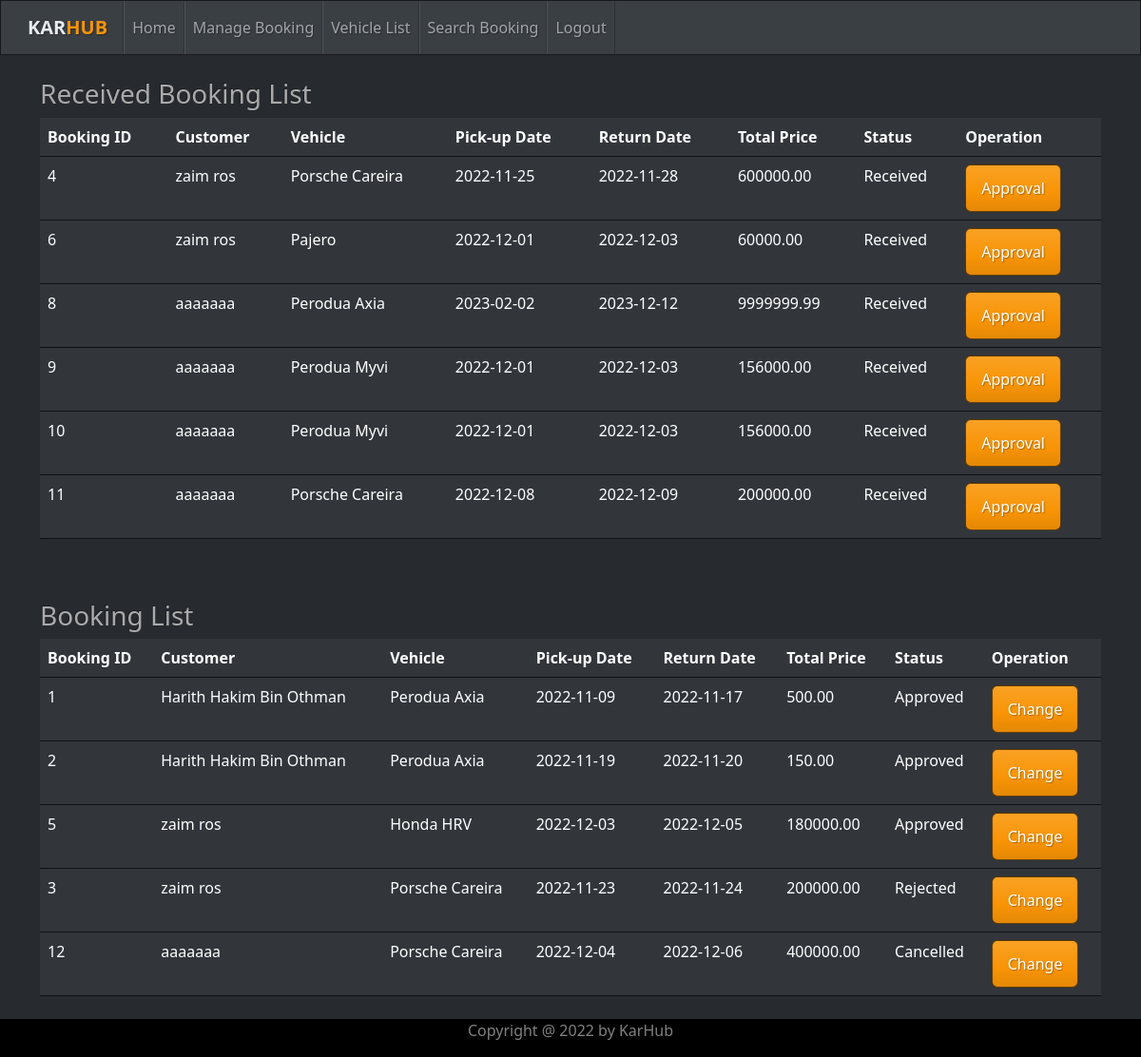
The app's page /staffview.php (signed in) with its own data.
### tables this page shows
CREATE TABLE `tb_booking` (
  `b_id` int(11) NOT NULL,
  `b_customer` varchar(20) NOT NULL,
  `b_vehicle` varchar(20) NOT NULL,
  `b_pickupdate` date NOT NULL,
  `b_returndate` date NOT NULL,
  `b_totalprice` decimal(9,2) NOT NULL,
  `b_status` int(5) NOT NULL
);

CREATE TABLE `tb_users` (
  `u_id` varchar(15) NOT NULL COMMENT 'user_id',
  `u_pwd` varchar(50) NOT NULL COMMENT 'user_password',
  `u_name` varchar(200) NOT NULL COMMENT 'user_name',
  `u_address` varchar(200) DEFAULT NULL COMMENT 'user_address',
  `u_phone` varchar(20) NOT NULL COMMENT 'user_phone_number',
  `u_license` varchar(15) NOT NULL COMMENT 'user_license',
  `u_type` varchar(2) NOT NULL COMMENT 'user_type'
);

CREATE TABLE `tb_vehicle` (
  `vh_registration` varchar(20) NOT NULL,
  `vh_type` varchar(15) NOT NULL,
  `vh_model` varchar(15) NOT NULL,
  `vh_year` year(4) NOT NULL,
  `vh_price` decimal(9,2) NOT NULL
);

CREATE TABLE `tb_status` (
  `s_id` int(5) NOT NULL,
  `s_desc` varchar(20) NOT NULL
);

### staffview.php (the view, shortened to what this page needs)
<?php
include 'headerstaff.php';
$sql = "SELECT * FROM tb_booking
        LEFT JOIN tb_vehicle ON tb_booking.b_vehicle = tb_vehicle.vh_registration
        LEFT JOIN tb_status ON tb_booking.b_status = tb_status.s_id
        LEFT JOIN tb_users ON tb_booking.b_customer = tb_users.u_id
        WHERE b_status!='1'";
$result = mysqli_query($con,$sql);
$sql1 = "SELECT * FROM tb_booking
        LEFT JOIN tb_vehicle ON tb_booking.b_vehicle = tb_vehicle.vh_registration
        LEFT JOIN tb_status ON tb_booking.b_status = tb_status.s_id
        LEFT JOIN tb_users ON tb_booking.b_customer = tb_users.u_id
        WHERE b_status='1'";
$result1 = mysqli_query($con,$sql1);
?>
<div class="container">
<br><h3>Received Booking List</h3>
<table class="table table-hover">
  <thead>
    <tr>
      <th scope="col">Booking ID</th>
      <th scope="col">Customer</th>
      <th scope="col">Vehicle</th>
      <th scope="col">Pick-up Date</th>
      <th scope="col">Return Date</th>
      <th scope="col">Total Price</th>
      <th scope="col">Status</th>
      <th scope="col">Operation</th>
    </tr>
  </thead>
  <tbody>
<?php
while($row1=mysqli_fetch_array($result1))
{
    echo '<tr>';
    echo "<td>".$row1['b_id']."</td>";
    echo "<td>".$row1['u_name']."</td>";
    echo "<td>".$row1['vh_model']."</td>";
    echo "<td>".$row1['b_pickupdate']."</td>";
    echo "<td>".$row1['b_returndate']."</td>";
    echo "<td>".$row1['b_totalprice']."</td>";
    echo "<td>".$row1['s_desc']."</td>";
    echo "<td>";
      echo "<a href='staffapproval.php?id=".$row1['b_id']."' class='btn btn-warning'>Approval</a>";
    echo "</td>";
    echo '</tr>';
}
?>
</tbody>
</table>
<br>
<br><h3>Booking List</h3>
<table class="table table-hover">
  <thead>
    <tr>
      <th scope="col">Booking ID</th>
      <th scope="col">Customer</th>
      <th scope="col">Vehicle</th>
      <th scope="col">Pick-up Date</th>
      <th scope="col">Return Date</th>
      <th scope="col">Total Price</th>
      <th scope="col">Status</th>
      <th scope="col">Operation</th>
    </tr>
  </thead>
  <tbody>
<?php
while($row=mysqli_fetch_array($result))
{
    echo '<tr>';
    echo "<td>".$row['b_id']."</td>";
    echo "<td>".$row['u_name']."</td>";
    echo "<td>".$row['vh_model']."</td>";
    echo "<td>".$row['b_pickupdate']."</td>";
    echo "<td>".$row['b_returndate']."</td>";
    echo "<td>".$row['b_totalprice']."</td>";
    echo "<td>".$row['s_desc']."</td>";
    echo "<td>";
      echo "<a href='staffchange.php?id=".$row['b_id']."' class='btn btn-warning'>Change</a>";
    echo "</td>";
    echo '</tr>';
}
?>
    </tbody>
</table>
</div>
<br><br>
<?php include 'footer.php'; ?>

### headerstaff.php (shortened to what this page needs)
<!DOCTYPE html>
<html lang="en">
<head>
  <link href="bootstrap.min.css" rel="stylesheet"type='text/css'>
</head>
<body>
<nav class="navbar navbar-expand-lg navbar-dark bg-primary">
  <div class="container-fluid">
  <a class="navbar-brand" href="index.php"><strong class="text-light">KAR</strong><strong class="text-warning">HUB</strong></a>
    <div class="collapse navbar-collapse" id="navbarColor01">
      <ul class="navbar-nav me-auto">
        <li class="nav-item">
          <a class="nav-link" href="staff.php">Home</a>
        </li>
        <li class="nav-item">
          <a class="nav-link" href="staffview.php">Manage Booking</a>
        </li>
        <li class="nav-item">
          <a class="nav-link" href="vehicle.php">Vehicle List</a>
        </li>
        <li class="nav-item">
          <a class="nav-link" href="adminsearchbooking.php">Search Booking</a>
        </li>
        <li class="nav-item">
          <a class="nav-link" href="#" onclick="confirmLogout()">Logout</a>
        </li>
      </ul>
    </div>
  </div>
</nav>

### footer.php
<div class="footer"><p>Copyright @ 2022 by KarHub</p></div>

### headerstaff.php (style rules this page uses)
.footer { position: fixed; left: 0; bottom: 0; width: 100%; background-color: black; color: grey; text-align: center; }

### records on screen
tb_booking: b_id "4", b_customer.u_name "zaim ros", b_vehicle.vh_model "Porsche Careira", b_pickupdate "2022-11-25", b_returndate "2022-11-28", b_totalprice "600000.00", b_status.s_desc "Received"
tb_booking: b_id "6", b_customer.u_name "zaim ros", b_vehicle.vh_model "Pajero", b_pickupdate "2022-12-01", b_returndate "2022-12-03", b_totalprice "60000.00", b_status.s_desc "Received"
tb_booking: b_id "8", b_customer.u_name "aaaaaaa", b_vehicle.vh_model "Perodua Axia", b_pickupdate "2023-02-02", b_returndate "2023-12-12", b_totalprice "9999999.99", b_status.s_desc "Received"
tb_booking: b_id "9", b_customer.u_name "aaaaaaa", b_vehicle.vh_model "Perodua Myvi", b_pickupdate "2022-12-01", b_returndate "2022-12-03", b_totalprice "156000.00", b_status.s_desc "Received"
tb_booking: b_id "10", b_customer.u_name "aaaaaaa", b_vehicle.vh_model "Perodua Myvi", b_pickupdate "2022-12-01", b_returndate "2022-12-03", b_totalprice "156000.00", b_status.s_desc "Received"
tb_booking: b_id "11", b_customer.u_name "aaaaaaa", b_vehicle.vh_model "Porsche Careira", b_pickupdate "2022-12-08", b_returndate "2022-12-09", b_totalprice "200000.00", b_status.s_desc "Received"
tb_booking: b_id "1", b_customer.u_name "Harith Hakim Bin Othman", b_vehicle.vh_model "Perodua Axia", b_pickupdate "2022-11-09", b_returndate "2022-11-17", b_totalprice "500.00", b_status.s_desc "Approved"
tb_booking: b_id "2", b_customer.u_name "Harith Hakim Bin Othman", b_vehicle.vh_model "Perodua Axia", b_pickupdate "2022-11-19", b_returndate "2022-11-20", b_totalprice "150.00", b_status.s_desc "Approved"
tb_booking: b_id "5", b_customer.u_name "zaim ros", b_vehicle.vh_model "Honda HRV", b_pickupdate "2022-12-03", b_returndate "2022-12-05", b_totalprice "180000.00", b_status.s_desc "Approved"
tb_booking: b_id "3", b_customer.u_name "zaim ros", b_vehicle.vh_model "Porsche Careira", b_pickupdate "2022-11-23", b_returndate "2022-11-24", b_totalprice "200000.00", b_status.s_desc "Rejected"
tb_booking: b_id "12", b_customer.u_name "aaaaaaa", b_vehicle.vh_model "Porsche Careira", b_pickupdate "2022-12-04", b_returndate "2022-12-06", b_totalprice "400000.00", b_status.s_desc "Cancelled"
